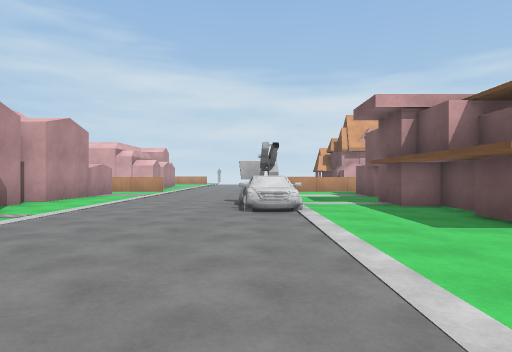
[1] (above)

24 first-person views from a walk through a scene from a Unity 3-D project. The camera is 1.2 m above the floor, looks level and sees 75° across. The floor is counted in squares, 2 m on a side. Each view is taken from the middle of a square. On the plan, view 1 faces up. The plan holds only what a view shows up to about 10 squares ahead; the rest is blank. The place goes on beyond the plan. The player character is not drawn. Surface patterns are stand-ins for the level's own textures.

[2]
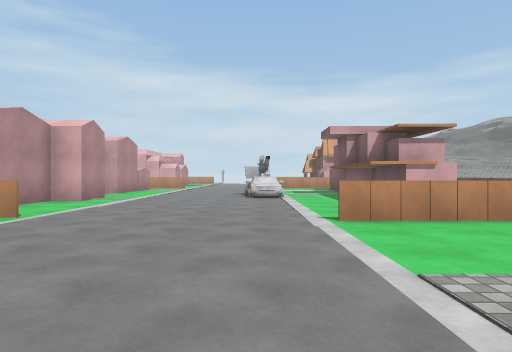

[3]
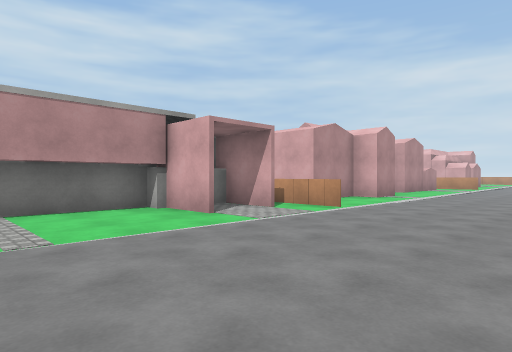

[4]
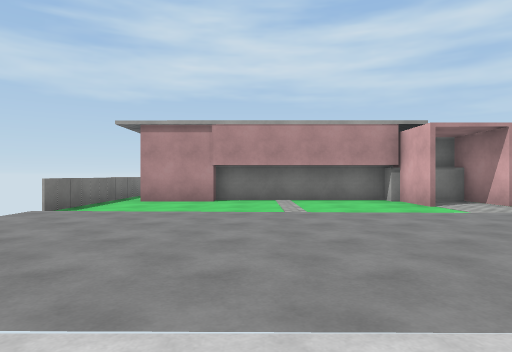

[5]
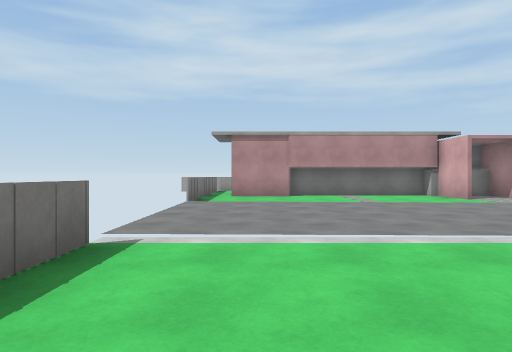

[6]
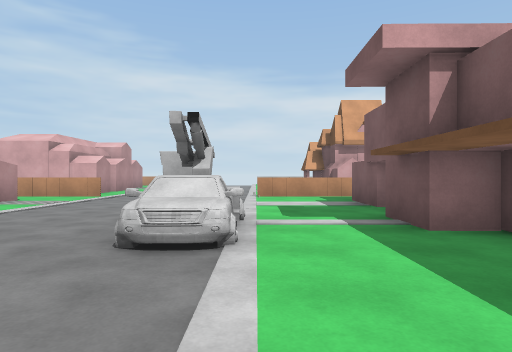

[7]
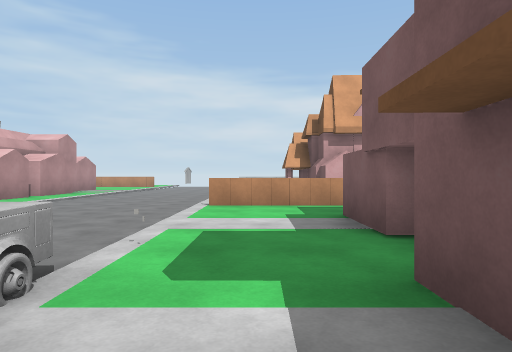

[8]
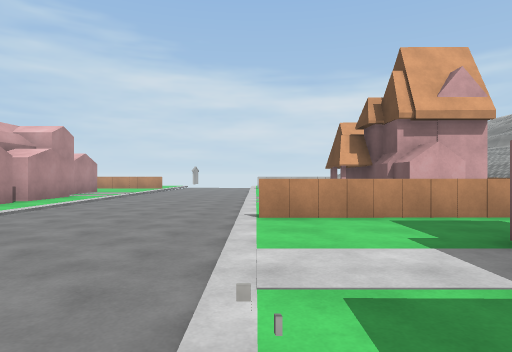

[9]
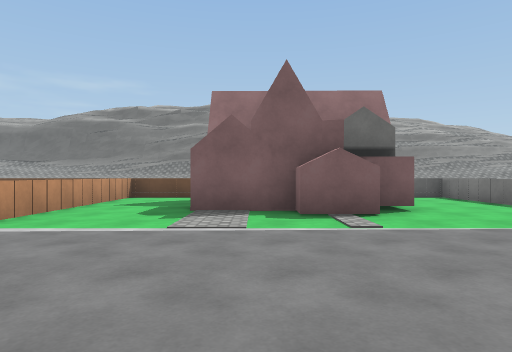

[10]
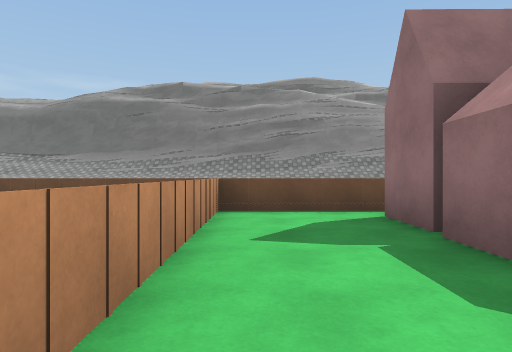

[11]
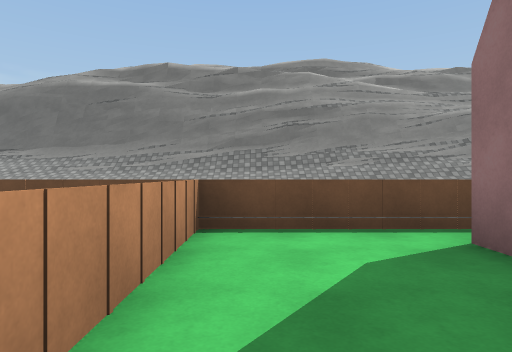

[12]
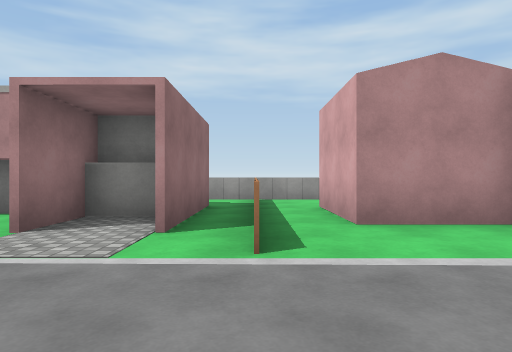

[13]
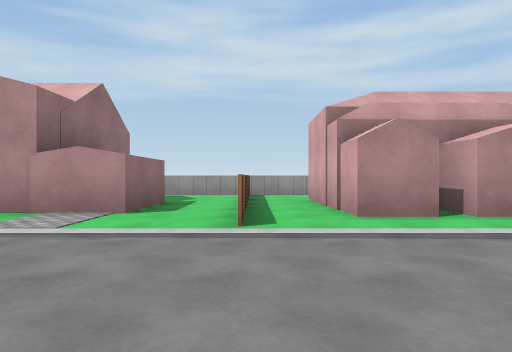

[14]
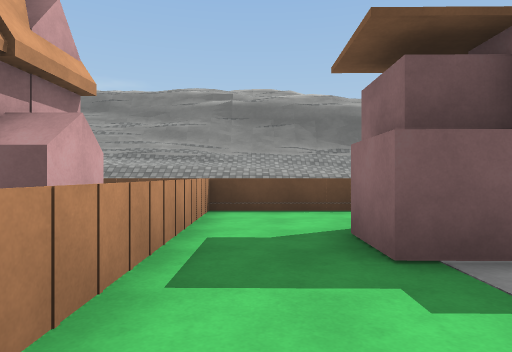

[15]
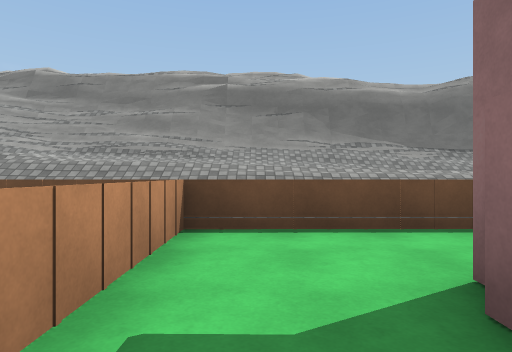

[16]
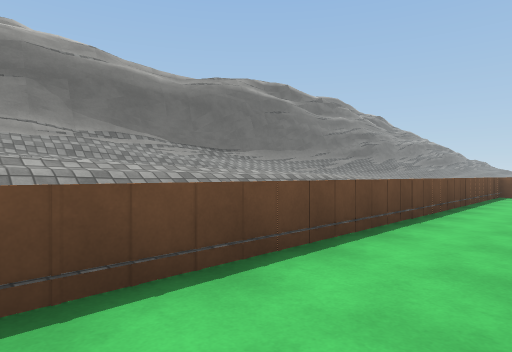

[17]
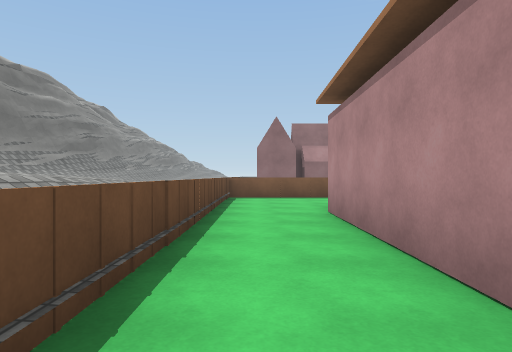

[18]
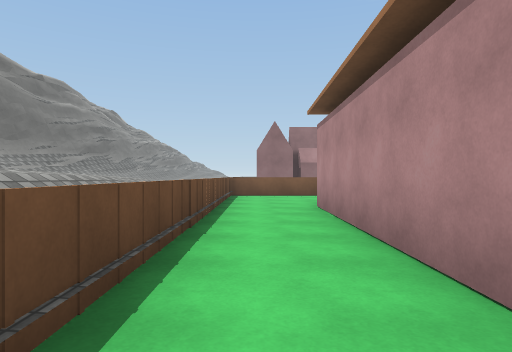

[19]
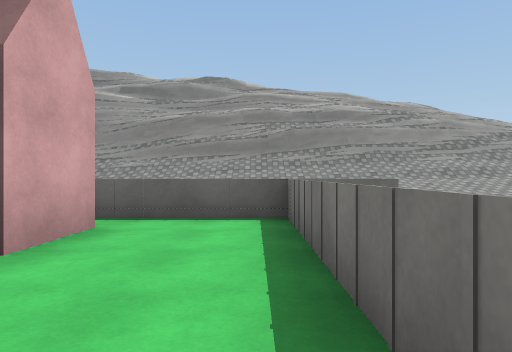

[20]
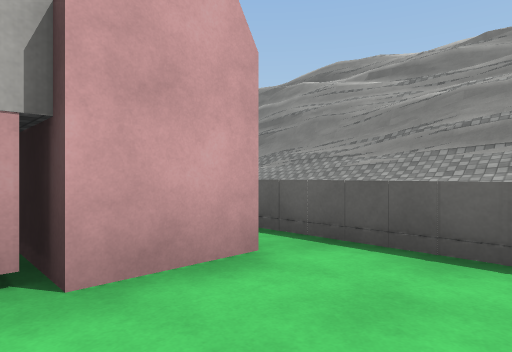

[21]
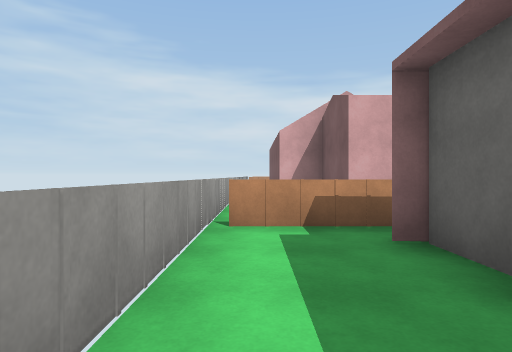

[22]
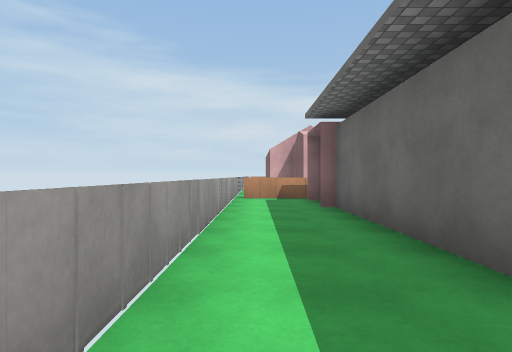

[23]
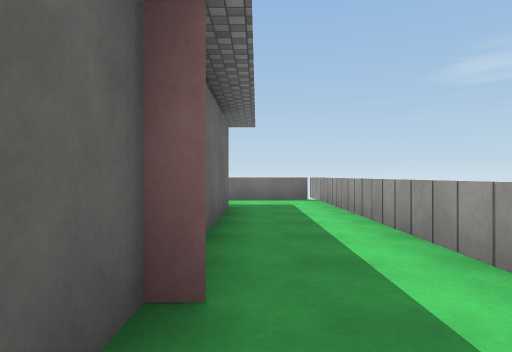

[24]
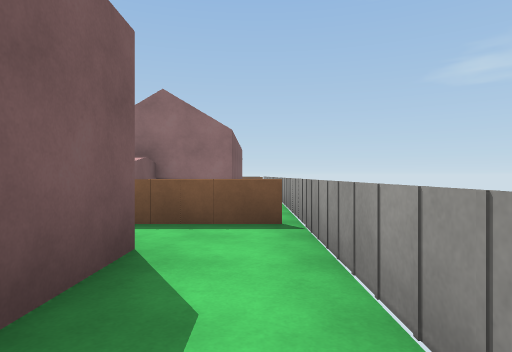

### Floor plan
Key: @ floor where view 1 was taken; # wall or solid block; . main floor; : floor 0.25 m higher than the main floor; - floor 0.25 m lower than the main floor; / step, stairs or slope; = window, fence, low wall or low ledge; T truck; O other object.
Columns run from 10 left of view 1 to 12 right of it. Each row starts with its distance up from view 1.
 17  .   #./---.  #     /#
 16 =.#  #./---. ##  ////#
 15 #.####..---. ### ////#
 14 =.........-.  #  // /##
 13 #======.....==#==// /##
 12 =................// //#
 11 =...##........#..// //#
 10 =   ##........#..// //#
  9 = ####.....O..#..//  /#
  8   ####....T/.##..//  /#
  7   #  #....TT.##..// //#
  6   #  #....T...#..// //#
  5 = #  #........#..// //#
  4 =  ###........#../  //#
  3 =  ###.........../  /=#
  2 =................/  /##
  1 #=== ==.....=====/  //#
  0 =..###....@....../  //#
 -1 =..##............/  /##
 -2 =..###.......####/  /##
 -3 =..#.........#      /#
 -4 =..#.........#      /#
 -5 =..#.........####/  /#
 -6 =..##..........##: //#
 -7 =.. #............: //#
 -8 =................: //#
 -9 # =====     #####  //#
-10 #                  //#
-11                    //#

Positions as (right, up) in squares from view 1, and headings:
1: (0, 0), facing up
2: (0, -4), facing up
3: (0, -5), facing up-left
4: (2, -5), facing left
5: (4, -7), facing left
6: (1, 3), facing up
7: (2, 6), facing up
8: (1, 8), facing up
9: (-3, -3), facing right
10: (1, 0), facing right
11: (3, 0), facing right
12: (-1, 1), facing left
13: (0, 13), facing left
14: (1, 12), facing right
15: (3, 12), facing right
16: (5, 12), facing down-right
17: (6, 10), facing down
18: (6, 11), facing down
19: (2, -8), facing right
20: (4, -8), facing up-right
21: (-9, -3), facing up
22: (-9, -8), facing up
23: (-8, 0), facing down
24: (-9, 17), facing down
